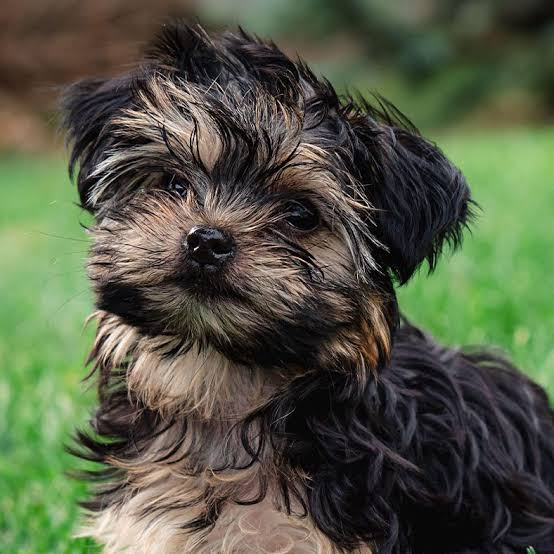
#> input picture images.jpeg, 554 x 554 px, given in place of images.jpg, which was not available
$ jupyter execute 'WORKSHOP 3 Untitled.ipynb'   (text cells are left out)
#> lines starting #> are read from the running program, lines starting #| are printed output that depends on the picture; after the words box and inside, x2 and y2 are one past the last pixel; in counts of white or black regions, pixels touching at a corner belong together; pictures that were not available may be replaced by others from this repository, and a replacement may not be noted
[cell 1]
import cv2
import numpy as np
import matplotlib.pyplot as plt

image = cv2.imread('images.jpg')
#> image is the input picture: shape (554, 554, 3); mean B, G, R 68.4, 89, 83.5
image_rgb = cv2.cvtColor(image, cv2.COLOR_BGR2RGB)

plt.imshow(image_rgb)
plt.title("Original Image")
plt.axis("off")
plt.show()

[cell 2]
gray = cv2.cvtColor(image, cv2.COLOR_BGR2GRAY)
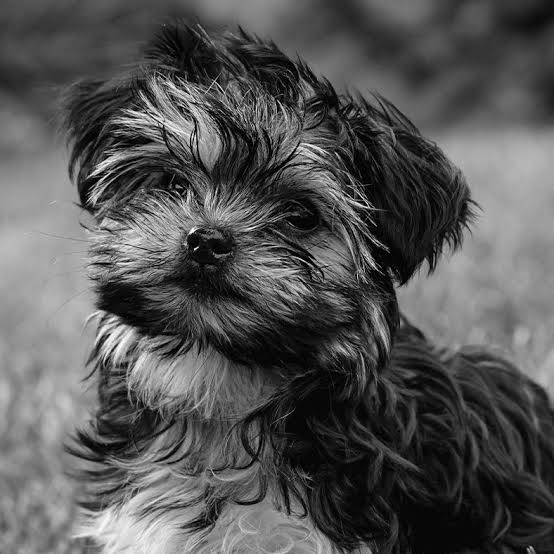
#> gray: shape (554, 554); min 0, max 254, mean 85

edges = cv2.Canny(gray, 100, 200)
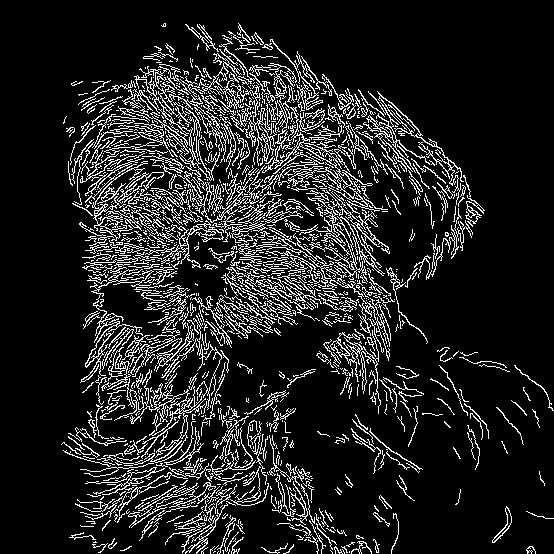
#> edges: shape (554, 554); 13.2% white in thin lines or dots, all inside (x1, y1, x2, y2) = (61, 23, 554, 554)

plt.imshow(edges, cmap="gray")
plt.title("Canny Edge Detection")
plt.axis("off")
plt.show()

[cell 3]
plt.figure(figsize=(12, 5))

plt.subplot(1, 2, 1)
plt.imshow(image_rgb)
plt.title("Original Image")
plt.axis("off")

plt.subplot(1, 2, 2)
plt.imshow(edges, cmap="gray")
plt.title("Canny Edge Detection")
plt.axis("off")

plt.show()
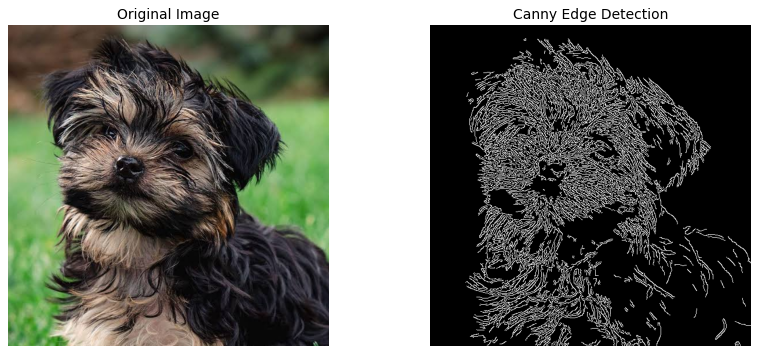
#> figure drawn by matplotlib, 2 panels
